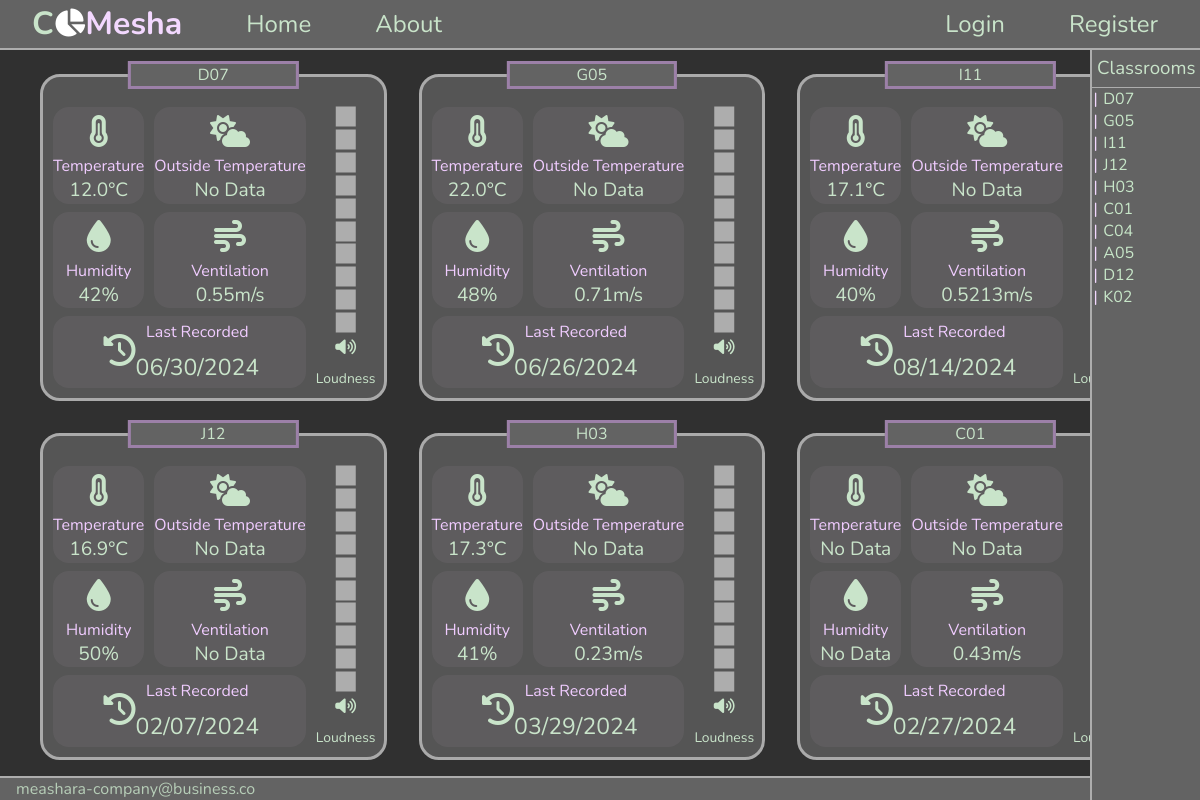
The page / on the database its author committed.
### database.py (models this page shows)
class Classroom(db.Model):
    __tablename__ = 'Classrooms'
    ClassroomID = db.Column(db.Text, primary_key=True)
    Teachers = db.relationship('Teacher', secondary='TeacherClassrooms', backref='classrooms')

class TemperatureHumidityDatum(db.Model):
    __tablename__ = 'TemperatureHumidityData'
    ID = db.Column(db.Integer, primary_key=True)
    ClassroomID = db.Column(db.ForeignKey('Classrooms.ClassroomID'))
    TemperatureReading = db.Column(db.Float)
    HumidityReading = db.Column(db.Float)
    DateRecorded = db.Column(db.Text)
    Classroom = db.relationship('Classroom', primaryjoin='TemperatureHumidityDatum.ClassroomID == Classroom.ClassroomID', backref='temperature_humidity_data')

class AnemometerDatum(db.Model):
    __tablename__ = 'AnemometerData'
    ID = db.Column(db.Integer, primary_key=True)
    ClassroomID = db.Column(db.ForeignKey('Classrooms.ClassroomID'))
    AnemometerReading = db.Column(db.Float)
    DateRecorded = db.Column(db.Text)
    Classroom = db.relationship('Classroom', primaryjoin='AnemometerDatum.ClassroomID == Classroom.ClassroomID', backref='anemometer_data')

### server.py (the view)
@app.route("/")
def home():
    classrooms = Classroom.query.with_entities(
                    Classroom.ClassroomID).limit(6).all()
    complete_list = []
    for i in classrooms:
        temp_list = []
        temp_list.append(i[0])
        temperature = TemperatureHumidityDatum.query.filter_by(
            ClassroomID=i[0]).with_entities(
            TemperatureHumidityDatum.TemperatureReading).order_by(
                TemperatureHumidityDatum.DateRecorded).first()
        if not temperature:
            temperature = (False,)
        temp_list.append(temperature[0])
        humidity = TemperatureHumidityDatum.query.filter_by(
            ClassroomID=i[0]).with_entities(
            TemperatureHumidityDatum.HumidityReading).order_by(
                TemperatureHumidityDatum.DateRecorded).first()
        if not humidity:
            humidity = (False,)
        temp_list.append(humidity[0])
        loudness = LoudnessData.query.filter_by(
            ClassroomID=i[0]).with_entities(
            LoudnessData.LoudnessReading).order_by(
                LoudnessData.DateRecorded).first()
        if not loudness:
            loudness = (False,)
        temp_list.append(loudness[0])
        wind_speed = AnemometerDatum.query.filter_by(
            ClassroomID=i[0]).with_entities(
            AnemometerDatum.AnemometerReading).order_by(
                AnemometerDatum.DateRecorded).first()
        if not wind_speed:
            wind_speed = (False,)
        temp_list.append(wind_speed[0])
        wind_speed_date = db.select(AnemometerDatum.DateRecorded.label("DateRecorded")).where(
                AnemometerDatum.ClassroomID == i[0])
        loudness_date = db.select(LoudnessData.DateRecorded.label("DateRecorded")).where(
                LoudnessData.ClassroomID == i[0])
        temp_humid_date = db.select(TemperatureHumidityDatum.DateRecorded.label("DateRecorded")).where(
                TemperatureHumidityDatum.ClassroomID == i[0])
        union_date = db.union(
                wind_speed_date,
                loudness_date,
                temp_humid_date
            ).order_by(db.text('DateRecorded'))
        combined_query = union_date.subquery()
        union_result = db.select(combined_query).order_by(
                combined_query.c.DateRecorded.desc())
        result = db.session.execute(union_result).fetchone()
        datetime_convert = dt.strptime(str(result[0]), "%Y-%m-%d")
        temp_list.append(datetime_convert.strftime("%m/%d/%Y"))
        complete_list.append(temp_list)
    return (render_template("pages/main.html", giga_list=complete_list))

### templates/pages/main.html
{% extends 'layout.html' %}
{% block content %}
<div class="classroom-grid-container">
    {% for i in giga_list %}
    <div class="classroom-grid-items">
        <a href="classroom/{{i[0]}}"  class="classroom-grid-title">
            <div>{{i[0]}}</div>
        </a>
        <ul>
            <li class="temp">
                 <i class="fa-solid fa-temperature-three-quarters fa-2xl"></i>
                 <small class="icon-text">Temperature</small>
                 {% if i[1] %}
                 <div>{{i[1]}}°C</div>
                 {% else %}
                 <div>No Data</div>
                 {% endif %}
            </li>
            <li class="outTemp">
                <i class="fa-solid fa-cloud-sun fa-2xl"></i>
                <small class="icon-text">Outside Temperature</small>
                <div>No Data</div>
            </li>
            <li class="humidity">
                <i class="fa-solid fa-droplet fa-2xl"></i>
                <small class="icon-text">Humidity</small>
                {% if i[2] %}
                <div>{{((i[2]*100)|string)[:-2]}}%</div>
                {% else %}
                <div>No Data</div>
                {% endif %}
            </li>
            <li class="windSpeed">
                <i class="fa-solid fa-wind fa-2xl"></i>
                <small class="icon-text">Ventilation</small>
                {% if i[4] %}
                <div>{{i[4]}}m/s</div>
                {% else %}
                <div>No Data</div>
                {% endif %}
            </li>
            <li class="date">
                <div class="date-grid">
                    <i class="fa-solid fa-clock-rotate-left"></i>
                    <small class="icon-text"> Last Recorded </small>
                    <div class="date-text"> {{i[5]}} </div>
                </div>
            </li>
            <li class="sound">
                <div class="sound-meter">
                    <i class="fa-solid fa-square-full"></i>
                    <i class="fa-solid fa-square-full"></i>
                    <i class="fa-solid fa-square-full"></i>
                    <i class="fa-solid fa-square-full"></i>
                    <i class="fa-solid fa-square-full"></i>
                    <i class="fa-solid fa-square-full"></i>
                    <i class="fa-solid fa-square-full"></i>
                    <i class="fa-solid fa-square-full"></i>
                    <i class="fa-solid fa-square-full"></i>
                    <i class="fa-solid fa-square-full"></i>
                    <div class="sound-db">
                        <i class="fa-solid fa-volume-high"></i>
                        <small class="icon-text">Loudness</small>
                    </div>
                </div>
            </li>
        </ul>
    </div>
    {% endfor %}
</div>
{% endblock %}

### templates/layout.html (shortened to what this page needs)
<!DOCTYPE html>
<html>
    <head>
        <link rel="stylesheet" href="/static/css/layout.css">
    </head>
    <body>
        <header> {% include 'header.html' %} </header>
        <nav> {% include 'nav.html'%} </nav>
        <main> {% block content %}{% endblock %} </main>
        <div class="sidebar"> {% include 'sidebar.html' %} </div>
        <footer> {% include 'footer.html' %} </footer>
    </body>
</html>

### templates/header.html
<h1>
    <span class="cap-c"> C</span><span class="fa-solid fa-chart-pie fa-sm   " style="color: white;"></span>Mesha
</h1>

### templates/nav.html
<ul>
    <li><a href="/" class="nav-buttons">Home</a></li>
    <li><a href="/about" class="nav-buttons">About</a></li>
    <li id="nav-seperator"> </li>
    {% if current_user.username %}
    <li id="logout"><a href="/logout" class="nav-buttons" style="margin-right: 10px;"><small>Logout</small></a> </li>
    <li id="username"> Logged in as <span style="color:#F3D8FF;" >{{ current_user.username }}</span> </li>
    {% else %}
    <li><a href="/login" class="login-button nav-buttons"> Login </a></li>
    <li><a href="/register" class="register-button nav-buttons"> Register </a></li>
    {% endif %}
</ul>

### templates/sidebar.html
<h3 id="classroom-header"> Classrooms </h3>
<ul class="classroom-list">
{% for classroom in classrooms %}
    <li class="classroom-list-items"> <a href="/classroom/{{classroom}}"> {{classroom}} </a> </li>
{% endfor %}
</ul>

### templates/footer.html
<p> meashara-company@business.co </p>

### rows shown on the page
Classroom: ClassroomID "D07", ClassroomID "D07"
TemperatureHumidityDatum: TemperatureReading "12.0", ((i[2]*100)|string)[:-2] "42"
AnemometerDatum: AnemometerReading "0.55"
Classroom: ClassroomID "G05", ClassroomID "G05"
TemperatureHumidityDatum: TemperatureReading "22.0", ((i[2]*100)|string)[:-2] "48"
AnemometerDatum: AnemometerReading "0.71"
Classroom: ClassroomID "I11", ClassroomID "I11"
TemperatureHumidityDatum: TemperatureReading "17.1", ((i[2]*100)|string)[:-2] "40"
AnemometerDatum: AnemometerReading "0.5213"
Classroom: ClassroomID "J12", ClassroomID "J12"
TemperatureHumidityDatum: TemperatureReading "16.9", ((i[2]*100)|string)[:-2] "50"
Classroom: ClassroomID "H03", ClassroomID "H03"
TemperatureHumidityDatum: TemperatureReading "17.3", ((i[2]*100)|string)[:-2] "41"
AnemometerDatum: AnemometerReading "0.23"
Classroom: ClassroomID "C01", ClassroomID "C01"
AnemometerDatum: AnemometerReading "0.43"
Classroom: ClassroomID "C04"
Classroom: ClassroomID "A05"
Classroom: ClassroomID "D12"
Classroom: ClassroomID "K02"

### other values the page prints
{{ i[5] }} "06/30/2024" "06/26/2024" "08/14/2024" "02/07/2024" "03/29/2024" "02/27/2024"
